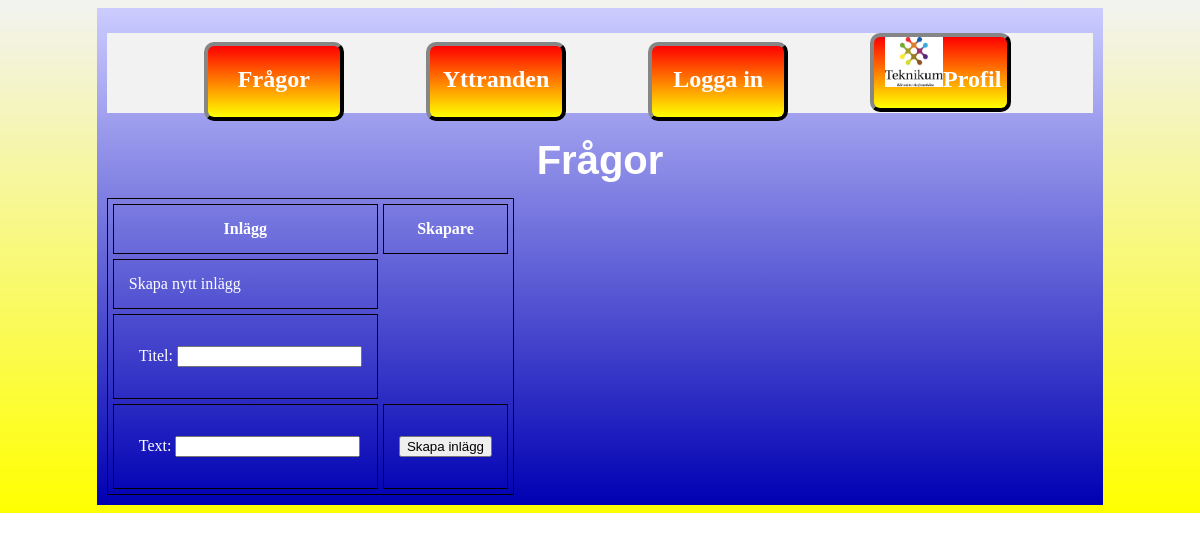
Before: /htdocs/html/index.php with the older database file.
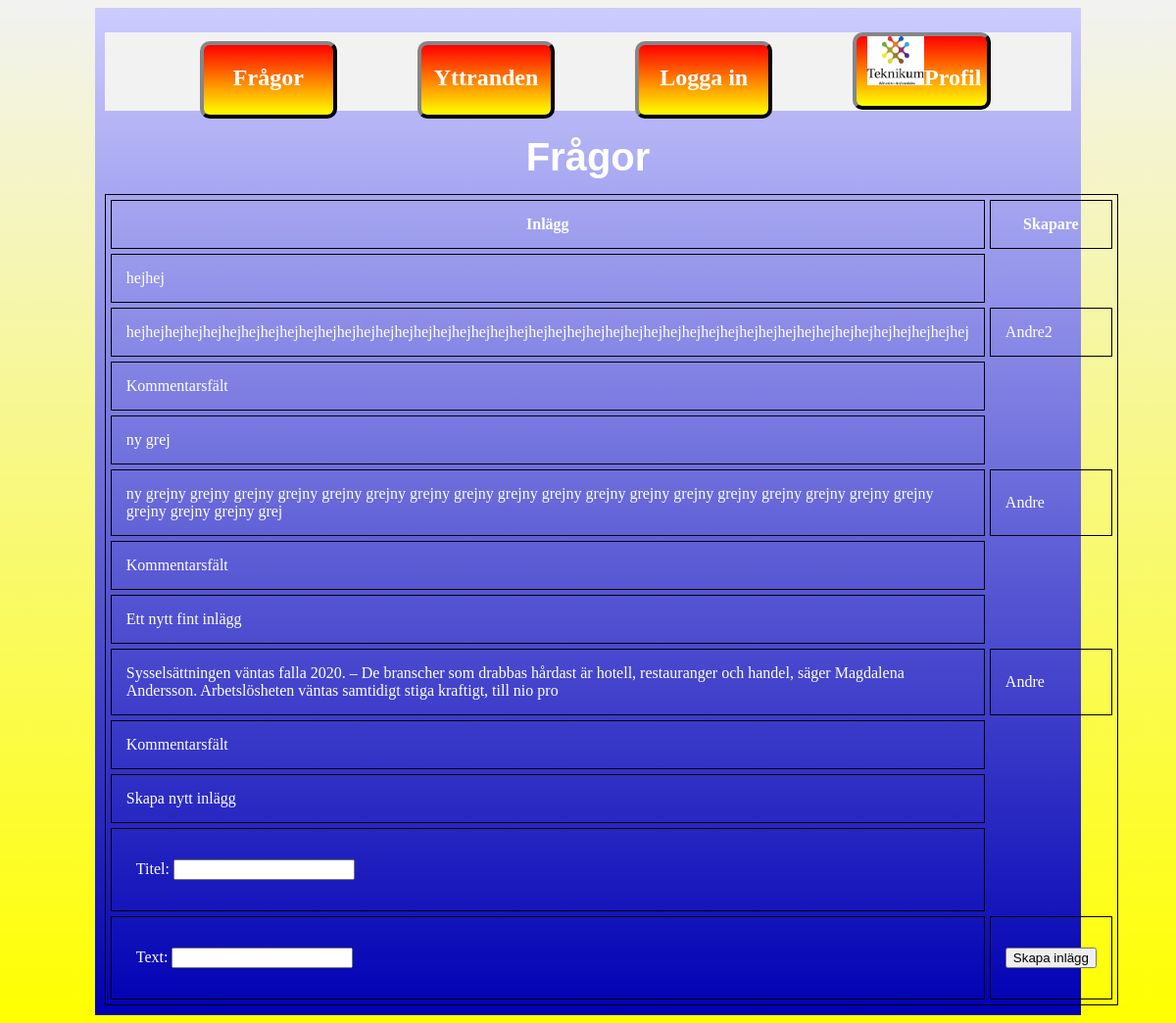
After: the same page with the newer database file.
### tables this page shows
CREATE TABLE `posts` (
  `PostID` int(30) NOT NULL,
  `skapare` int(10) NOT NULL,
  `titel` varchar(50) NOT NULL,
  `text` varchar(200) NOT NULL
);

CREATE TABLE `users` (
  `UserID` int(10) UNSIGNED NOT NULL,
  `username` varchar(20) NOT NULL,
  `password` varchar(100) NOT NULL,
  `bio` varchar(100) NOT NULL,
  `profilbild` varchar(50) NOT NULL,
  `status` int(10) NOT NULL
);

### htdocs/html/index.php (called while the page is built, shortened)
<?php
$h1 = "Frågor";
 require "../php/Templates/Template_index.php";
?>

### htdocs/php/Templates/Template_index.php (the view, shortened to what this page needs)
<?php
include"Connect.php";
$sql= "SELECT * FROM posts";
	$res = $dbh->prepare($sql);
	$res->execute();
	$result =$res->get_result();
?>
<!DOCTYPE html>
<html lang="sv">
  <head>
		 <link rel="stylesheet" href="../../html/css/stilmall.css">
	</head>
  <body id="index">
    <div id="wrapper">
			<main>
				<?php
				 require "../php/Meny.php";
				 require "../php/Header.php";
				?>
				<table>
  <tr>
    <th>Inlägg</th>
    <th>Skapare</th>
  </tr>
  <?php
  while($row = $result->fetch_assoc()) {
	$sql2= "SELECT username FROM users WHERE UserID=?";
	$res2 = $dbh->prepare($sql2);
	$res2->bind_param("i", $row['skapare']);
	$res2->execute();
	$result2 =$res2->get_result();
	$name = $result2->fetch_assoc();
	$name = $name['username'];
	echo "<tr> <td>";
	echo $row['titel'];
	echo "</td></tr>";
	echo "<tr>";
	echo "<td>";
    echo $row['text'];
	echo "</td>";
    echo "<td>";
	echo $name;
	echo "</td>";
  echo"
  </tr>
  <tr>
  <td>Kommentarsfält</td>
  </tr>";
	}
	echo "<tr> <td>";
	echo "Skapa nytt inlägg";
	echo "</td></tr>";
	echo <<<NyPost
<form action="index.php" method="post">
	<tr> <td>
	<p><label for="text">Titel:</label>
	<input type="text" id="Titel" name="Titel">
	</td></tr>
	<tr> <td>
    <p><label for="text">Text:</label>
	<input type="text" id="Text" name="Text">
	</td>
    <td>
	<input type="submit" value="Skapa inlägg">
	</td>
NyPost;
 ?>
</table>
			</main>
		</div>
  </body>
</html>

### htdocs/php/Meny.php
<?php
$Meny1 = <<<HTML
		<nav>
	<ul>
		<li><a href="index.php">Frågor</a></li>
		<li><a href="yttranden.php">Yttranden</a></li>
		<li><a href="login.php">Logga in</a></li>
		<li>
		<a href="profil.php"><img class="profilruta" src = "../html/bilder/teknikum.jpg" alt = "profilbild">Profil</a>
		</li>
	</ul>
</nav>
HTML;
$Meny2 = <<<HTML
		<nav>
	<ul>
		<li><a href="index.php">Frågor</a></li>
		<li><a href="yttranden.php">Yttranden</a></li>
		<li><a href="logout.php">Logga ut</a></li>
		<li>
		<a href="profil.php"><img class="profilruta" src = "../html/bilder/teknikum.jpg" alt = "profilbild">Profil</a>
		</li>
	</ul>
</nav>
HTML;
if (isset($_SESSION['username'])) {
	echo $Meny2;
} else {
	echo $Meny1;
}
?>

### htdocs/php/Header.php
<header>
			<h1><?php echo $h1; ?> </h1>
		</header>

### htdocs/html/css/stilmall.css (style rules this page uses)
body { background:#f2f2f2; background: linear-gradient(#f2f2f2, yellow); background-repeat:no-repeat; }
nav { background-color:#f2f2f2; color:#f2f2f2; font-size:1.5em; font-family:cursive; font-weight:bold; height:80px; width:100%; margin-top:15px; margin-bottom: 15px; }
ul { list-style-type:none; height:99%; margin-top:0; margin-bottom:0; }
header { height:70px; }
p { padding-left:10px; }
header>h1 { font-size:2.5em; font-family:Verdana, arial; text-align: center; padding-top:10px; margin:0; }
table, th, td { border: 1px solid black; }
th, td { padding: 15px; }
table { border-spacing: 5px; }
ul li { display: inline-block; height: 90%; margin-left:8%; margin-top:auto; margin-bottom:auto; background: red; background: linear-gradient(red, yellow); border: 4px outset #323232; width:14%; text-align:center; border-radius: 10px; }
.profilruta { height:70%; }
ul li:before { content: ''; display: inline-block; vertical-align: middle; height: 100%; }
ul li:first-of-type { margin-left:6%; }
ul a { text-decoration:none; }
a:link,a:visited,a:focus,a:hover,a:active { color: white; }
#wrapper { width:85%; margin:0 auto; background:#ccccff; background: linear-gradient(#ccccff, #0000b3); color:white; }
main { padding:10px; color:white; }
main:after { content:""; display:block; clear:both; }

Changed rows visible on the page:
added posts: titel "hejhej", text "hejhejhejhejhejhejhejhejhejhejhejhejhejhejhejhejhejhejhejhejhejhejhejhejhejhejhejhejhejhejhejhejhejhejhejhejhejhejhejhejhejhejhejhej", users.username "Andre2"
added posts: titel "ny grej", text "ny grejny grejny grejny grejny grejny grejny grejny grejny grejny grejny grejny grejny grejny grejny grejny grejny grejny grejny grejny grejny grejny grej", users.username "Andre"
added posts: titel "Ett nytt fint inlägg", text "Sysselsättningen väntas falla 2020. – De branscher som drabbas hårdast är hotell, restauranger och handel, säger Magdalena Andersson. Arbetslösheten väntas samtidigt stiga kraftigt, till nio pro", users.username "Andre"
